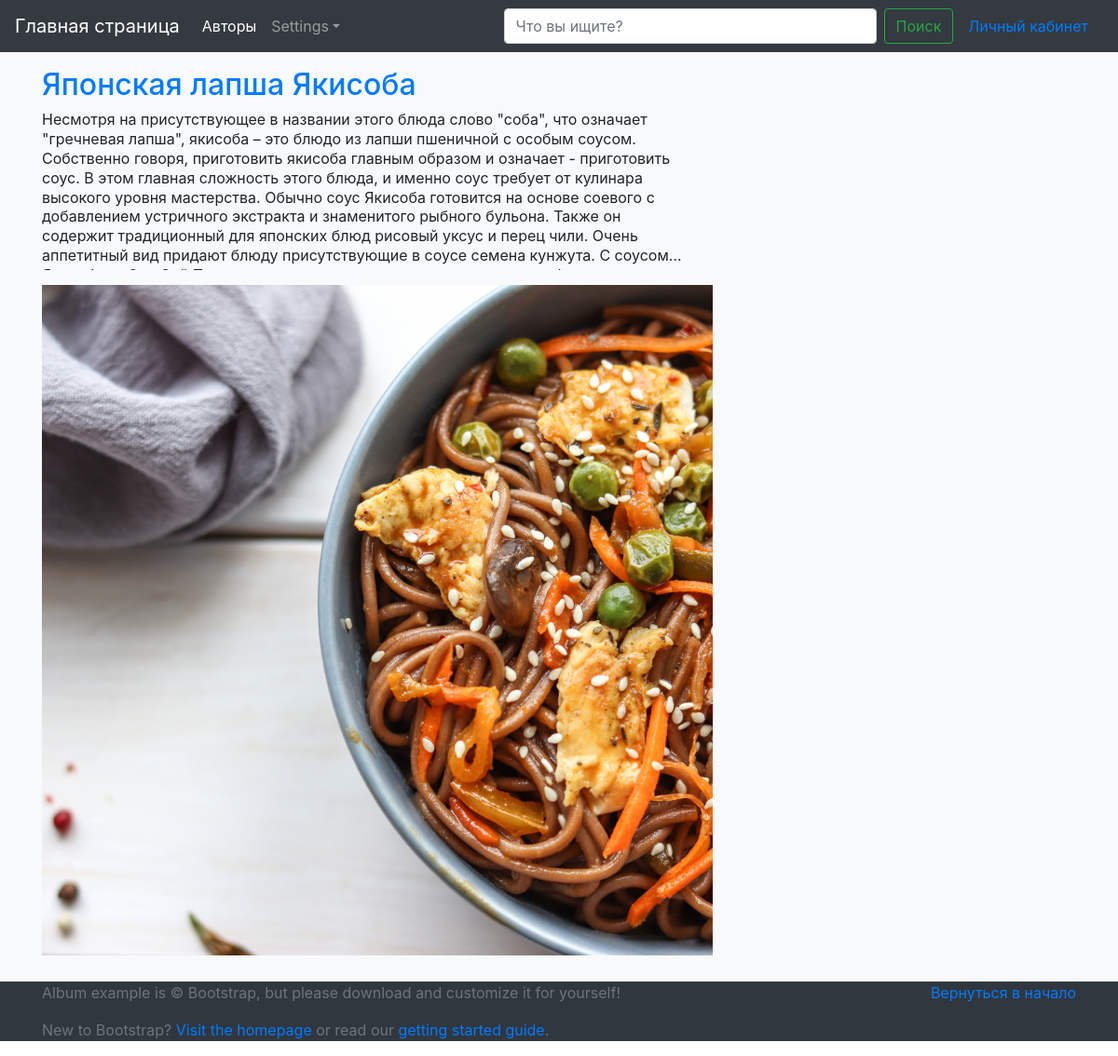
Page /recipe/19/ on the committed database.
### recipe_app/models.py (models this page shows, shortened)
class Recipe(models.Model):
    user = models.ForeignKey(User,  on_delete=models.CASCADE, null=True, blank=True)
    create = models.DateTimeField(auto_now_add=True)
    title = models.CharField(max_length=150)
    description = models.TextField(null=True, blank=False)
    video = models.FileField(upload_to='videos/%Y/%m/%d', blank=True, null=True, verbose_name="")
    image = models.ImageField(blank=True, upload_to='images/%Y/%m/%d', verbose_name='Ссылка картинки')

### recipe_app/views.py (the view)
# urls.py: path('recipe/<int:pk>/', RecipeDetailView.as_view(), name='recipe_detail'),
class RecipeDetailView(DetailView):
    model = Recipe
    template_name = 'recipe_app/recipe_detail.html'

### recipe_app/templates/recipe_app/recipe_detail.html (shortened to what this page needs)
{% extends 'recipe_app/base.html' %}
{% block content %}
<div class="album py-5 bg-light">
        <div class="container">
          <div class="row">
        <div class="container marketing">
          <div class="row featurette">
            <div class="col-md-8 order-md-2">
              <a href="{% url 'recipe_detail' recipe.pk %}" class="lead"><h2 class="featurette-heading">{{ recipe.title }}</h2></a>
                <p class="clip"> {{ recipe.description }} </p>
            </div>
        </div>
            {% if recipe.video %}
                <div class="video">
                    <video preload="auto" controls class="video_item"  src="{{ MEDIA_ROOT }}{{ recipe.video.url }}"></video>
                </div>
            {% else %}
                <div class="image_recipe_detail">
                    <img class="featurette-image img-fluid mx-auto" src="{{ recipe.image.url }}" style="height: 720px; width: 740px"  alt="Generic placeholder image">
                </div>
            {% endif %}
      </div>
    </div>
  </div>
      </div>
{% endblock content %}

### recipe_app/static/css/style.css (style rules this page uses)
.clip { width: 700px; overflow: hidden; display: -webkit-box; -webkit-line-clamp: 8; -webkit-box-orient: vertical; line-height: 1.3em; height: 10.7em; }
.image_recipe_detail { height: 700px; width: 720px; }

### rows in the picture
Recipe: title "Японская лапша Якисоба", description "Несмотря на присутствующее в названии этого блюда слово \"соба\", что означает \"гречневая лапша\", якисоба – это блюдо из лапши пшеничной с особым соусом. Собственно говоря, приготовить якисоба главным образом и означает - приготовить соус. В этом главная сложность этого блюда, и именно соус требует от кулинара высокого уровня мастерства. Обычно соус Якисоба готовится на основе соевого с добавлением устричного экстракта и знаменитого рыбного бульона. Также он содержит традиционный для японских блюд рисовый уксус и перец чили. Очень аппетитный вид придают блюду присутствующие в соусе семена кунжута. С…", image (picture)
